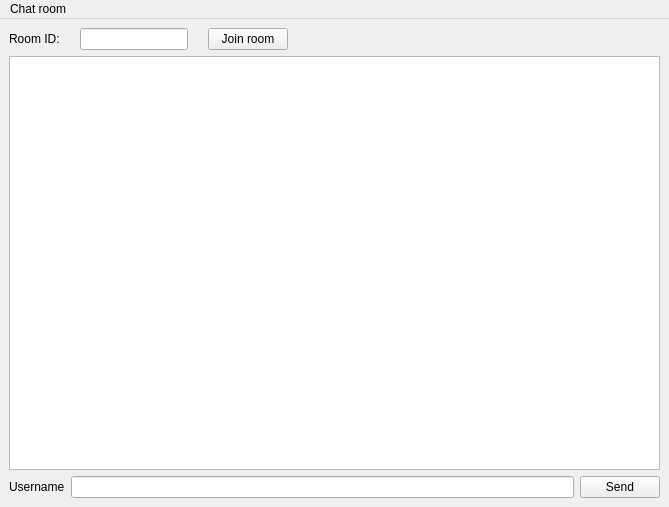
<?xml version="1.0" encoding="UTF-8"?>
<ui version="4.0">
 <class>MainWindow</class>
 <widget class="QMainWindow" name="MainWindow">
  <property name="geometry">
   <rect>
    <x>0</x>
    <y>0</y>
    <width>669</width>
    <height>507</height>
   </rect>
  </property>
  <property name="windowTitle">
   <string>Chat room</string>
  </property>
  <widget class="QWidget" name="centralwidget">
   <layout class="QHBoxLayout" name="horizontalLayout_3" stretch="0,0">
    <item>
     <layout class="QVBoxLayout" name="verticalLayout">
      <item>
       <layout class="QHBoxLayout" name="horizontalLayout_2" stretch="0,0,0,1">
        <property name="spacing">
         <number>20</number>
        </property>
        <item>
         <widget class="QLabel" name="label">
          <property name="text">
           <string>Room ID:</string>
          </property>
         </widget>
        </item>
        <item>
         <widget class="QLineEdit" name="le_room_id"/>
        </item>
        <item>
         <widget class="QPushButton" name="btn_join_room">
          <property name="text">
           <string>Join room</string>
          </property>
         </widget>
        </item>
        <item>
         <spacer name="horizontalSpacer_2">
          <property name="orientation">
           <enum>Qt::Horizontal</enum>
          </property>
          <property name="sizeHint" stdset="0">
           <size>
            <width>40</width>
            <height>20</height>
           </size>
          </property>
         </spacer>
        </item>
       </layout>
      </item>
      <item>
       <widget class="QTextEdit" name="txt_chat"/>
      </item>
      <item>
       <layout class="QHBoxLayout" name="horizontalLayout">
        <item>
         <widget class="QLabel" name="lbl_user">
          <property name="text">
           <string>Username</string>
          </property>
         </widget>
        </item>
        <item>
         <widget class="QLineEdit" name="le_input">
          <property name="text">
           <string/>
          </property>
         </widget>
        </item>
        <item>
         <widget class="QPushButton" name="btn_send">
          <property name="text">
           <string>Send</string>
          </property>
         </widget>
        </item>
       </layout>
      </item>
     </layout>
    </item>
    <item>
     <layout class="QVBoxLayout" name="verticalLayout_3"/>
    </item>
   </layout>
  </widget>
  <widget class="QMenuBar" name="menubar">
   <property name="geometry">
    <rect>
     <x>0</x>
     <y>0</y>
     <width>669</width>
     <height>24</height>
    </rect>
   </property>
   <widget class="QMenu" name="menuChatRoom">
    <property name="title">
     <string>Chat room</string>
    </property>
    <addaction name="act_login_register"/>
    <addaction name="act_logout"/>
    <addaction name="separator"/>
    <addaction name="act_new_room"/>
    <addaction name="act_out_room"/>
    <addaction name="separator"/>
    <addaction name="act_quit"/>
   </widget>
   <addaction name="menuChatRoom"/>
  </widget>
  <action name="act_login_register">
   <property name="text">
    <string>Login / Register</string>
   </property>
  </action>
  <action name="act_new_room">
   <property name="text">
    <string>New room</string>
   </property>
  </action>
  <action name="act_join_room">
   <property name="text">
    <string>Join room</string>
   </property>
  </action>
  <action name="act_out_room">
   <property name="text">
    <string>Out room</string>
   </property>
  </action>
  <action name="act_logout">
   <property name="text">
    <string>Logout</string>
   </property>
  </action>
  <action name="act_quit">
   <property name="text">
    <string>Quit</string>
   </property>
  </action>
 </widget>
 <resources/>
 <connections/>
</ui>
